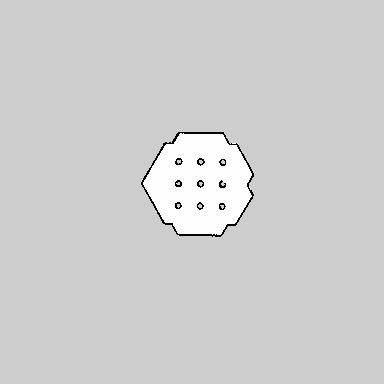
#> input picture map.pgm, 384 x 384 px
$ python cut_pgm.py
#> lines starting #> are read from the running program, lines starting #| are printed output that depends on the picture
import cv2
import numpy as np

img = cv2.imread('map.pgm', 2)
#> img is the input picture: shape (384, 384); min 0, max 254, mean 206.4

#위 아래 자르기
result = []
add= False
for row in img:
    for i in row:
        if i < 200:
            add = True

    if add:
        result.append(row)

    add = False
#> after the loop, result = 105 items

#rotate
img = np.array(result)
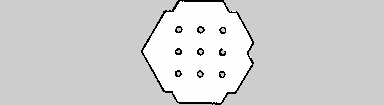
#> img: shape (105, 384); min 0, max 254, mean 210
result = []
for j in range(len(img[0])):
    temp = []
    for i in range(len(img)):
        temp.append(img[i][j])

    result.append(temp)
#> after the loop, result = 384 items

#위 아래 자르기
img = np.array(result)
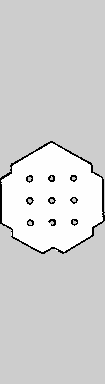
#> img: shape (384, 105); min 0, max 254, mean 210

result = []
add= False
for row in img:
    for i in row:
        if i < 200:
            add = True


    if add:
        result.append(row)

    add = False
#> after the loop, result = 113 items

#rotate
img = np.array(result)
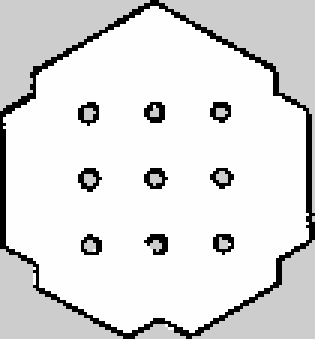
#> img: shape (113, 105) (shown 3 times larger); min 0, max 254, mean 222
result = []
for j in range(len(img[0])):
    temp = []
    for i in range(len(img)):
        temp.append(img[i][j])

    result.append(temp)
#> this loop made 105 passes
#> after the loop, result = 105 items

result = np.array(result)
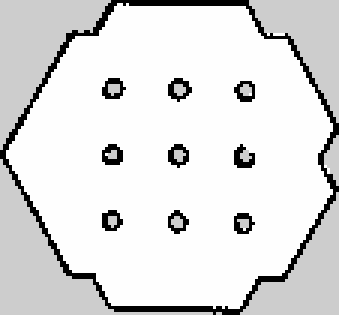
#> result: shape (105, 113) (shown 3 times larger); min 0, max 254, mean 222
cv2.imwrite('map.png', result)
